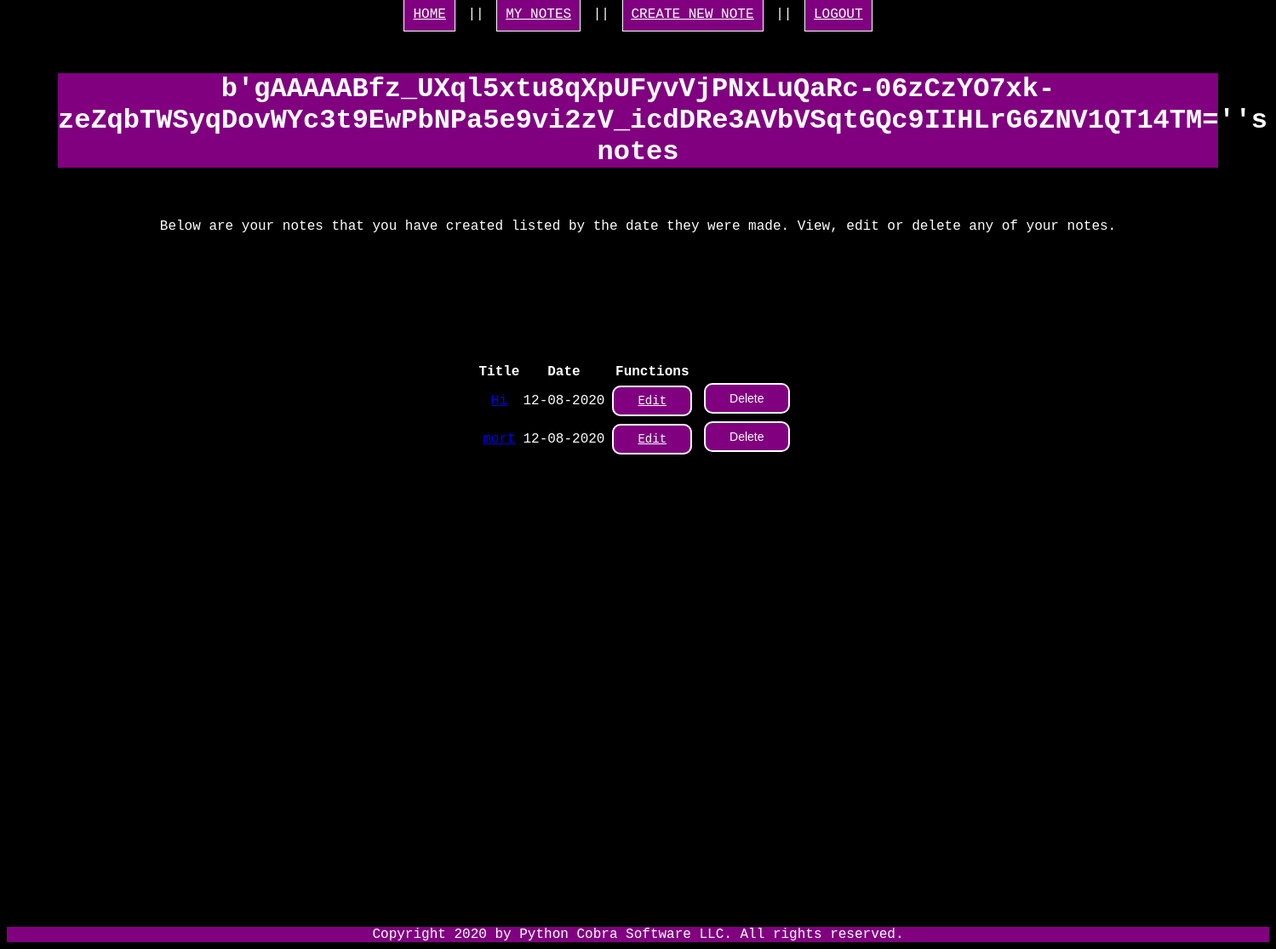
/notes (signed in), run on an earlier commit of the app's database.
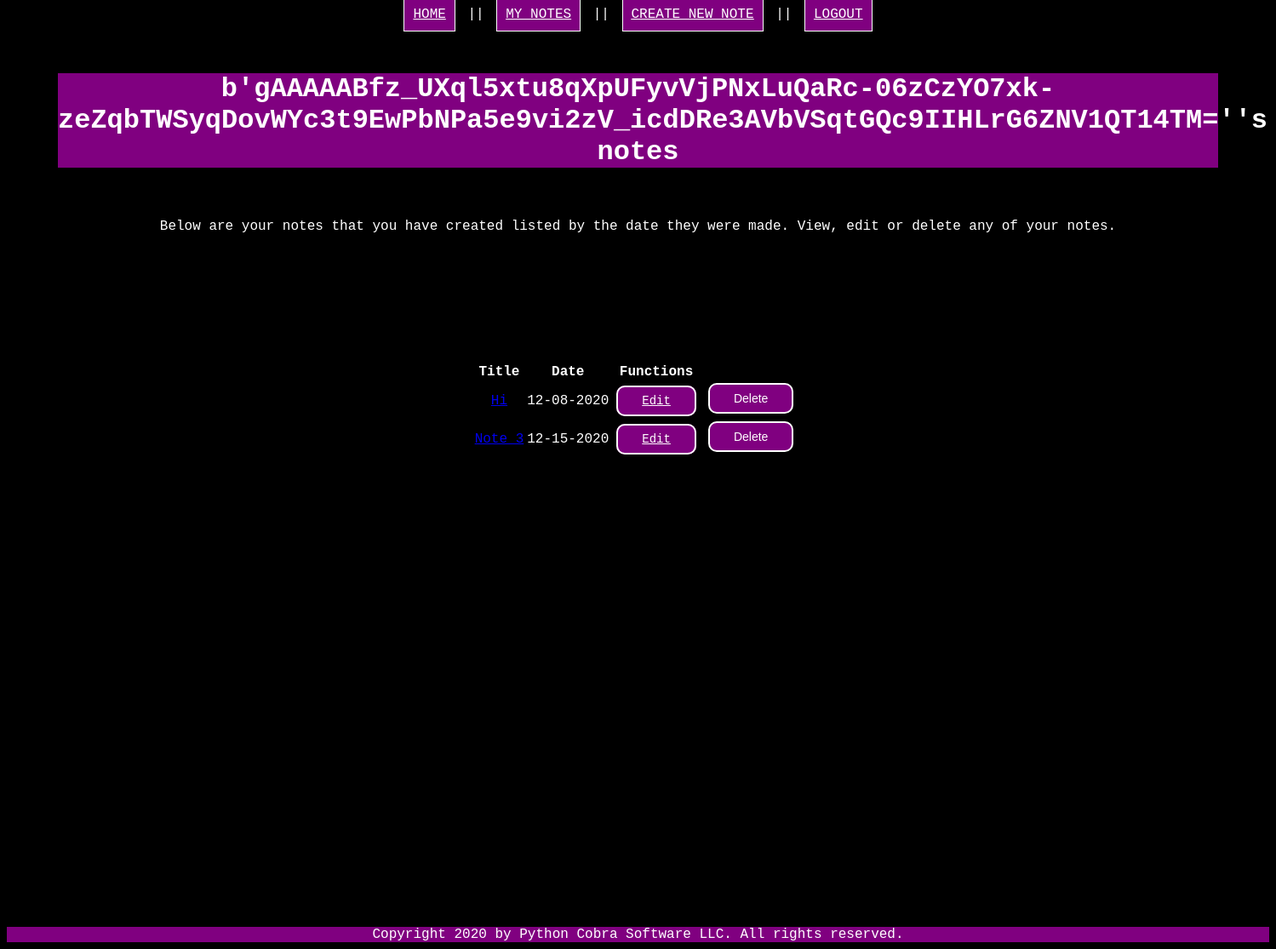
And on a later commit of the database.
### models.py (models this page shows, shortened)
class Note(db.Model):
    id = db.Column("id", db.Integer, primary_key=True)
    title = db.Column("title", db.String(200))
    text = db.Column("text", db.String(100))
    date = db.Column("date", db.String(50))
    user_id = db.Column(db.Integer, db.ForeignKey("user.id"), nullable=False)
    comments = db.relationship("Comment", backref="note", cascade="all, delete-orphan", lazy=True)

### PyPad.py (the view)
@app.route('/notes')
def get_notes():
    if session.get('user'):
        user_notes = db.session.query(Note).filter_by(user_id=session['user_id'])
        return render_template('notes.html', notes=user_notes, user = session['user'])
    else:
        return redirect(url_for('login'))

### templates/notes.html (shortened to what this page needs)
<!DOCTYPE html>
<html lang="en">
    <head>
        <link rel="stylesheet" href="{{ url_for('static', filename='design.css') }}">
    </head>
    <body>
    <nav class="nav_bar">
		<a href="{{url_for('index')}}" class="nav_button">Home</a> ||
		<a href="{{url_for('get_notes')}}" class="nav_button"><u>My notes</u></a> ||
		<a href="{{url_for('new_note')}}" class="nav_button"><u>Create new note</u></a> ||
		{% if user %}
        <a href="{{ url_for('logout') }}" class="nav_button"> Logout</a>
		{% else %}
		<a href="{{url_for('createAccount')}}" class="nav_button">Create Account</a> ||
		<a href="{{url_for('login')}}" class="nav_button">Login</a>
		{% endif %}
		</nav>
    <main>
        <h1>{{user}}'s notes</h1>
        <p>
            Below are your notes that you have created listed by the date they were made. View, edit or delete any of
            your notes.
        </p>
        <table class="note_table">
            <tr>
                <th>Title</th>
                <th>Date</th>
				<th>Functions</th>
            </tr>
            {% for note in notes %}
            <tr class="note_entry">
                <td><a href="{{ url_for('get_note', note_id=note.id) }}">{{ note.title }}</a></td>
                <td>{{ note.date }}</td>
                <td><a href="{{ url_for('update_note', note_id=note.id) }}" class="basic_button">Edit</a></td>
                <td>
                    <form action="{{ url_for('delete_note', note_id=note.id) }}" method="post">
                        <input type="submit" value="Delete" class="basic_button">
                    </form>
                <td>
            </tr>
            {% endfor %}
        </table>
    </main>
    <footer>
		Copyright 2020 by Python Cobra Software LLC. All rights reserved.
	</footer>
    </body>
</html>

### static/design.css (style rules this page uses)
body { font-family: "Courier New"; text-align: center; color: white; background: black; }
h1 { font-family: "Courier New"; color: white; background: purple; margin: 60px; }
footer { font-family: "Courier New"; background: purple; margin-top: 550px; }
.nav_bar { --fill-color: purple; display: block; position: static; text-transform: uppercase; }
.nav_button { color: white; background: purple; border-style: solid; border-width: thin; margin-left: 5px; margin-right: 5px; text-align: center; padding: 10px 10px 10px 10px; transition-duration: 0.4s; }
.note_table { align: center; text-align: center; margin-left: auto; margin-right: auto; margin-top: 150px; }
.basic_button { font-size: 14px; padding: 8px 28px; border-radius: 10px; background-color: purple; color: white; border: 2px solid white; transition-duration: 0.4s; margin-left: 5px; margin-right: 5px; margin-bottom: 5px; }

What changed in the data, as far as the page shows it:
removed Note: title "mort", date "12-08-2020"
added Note: title "Note 3", date "12-15-2020"
